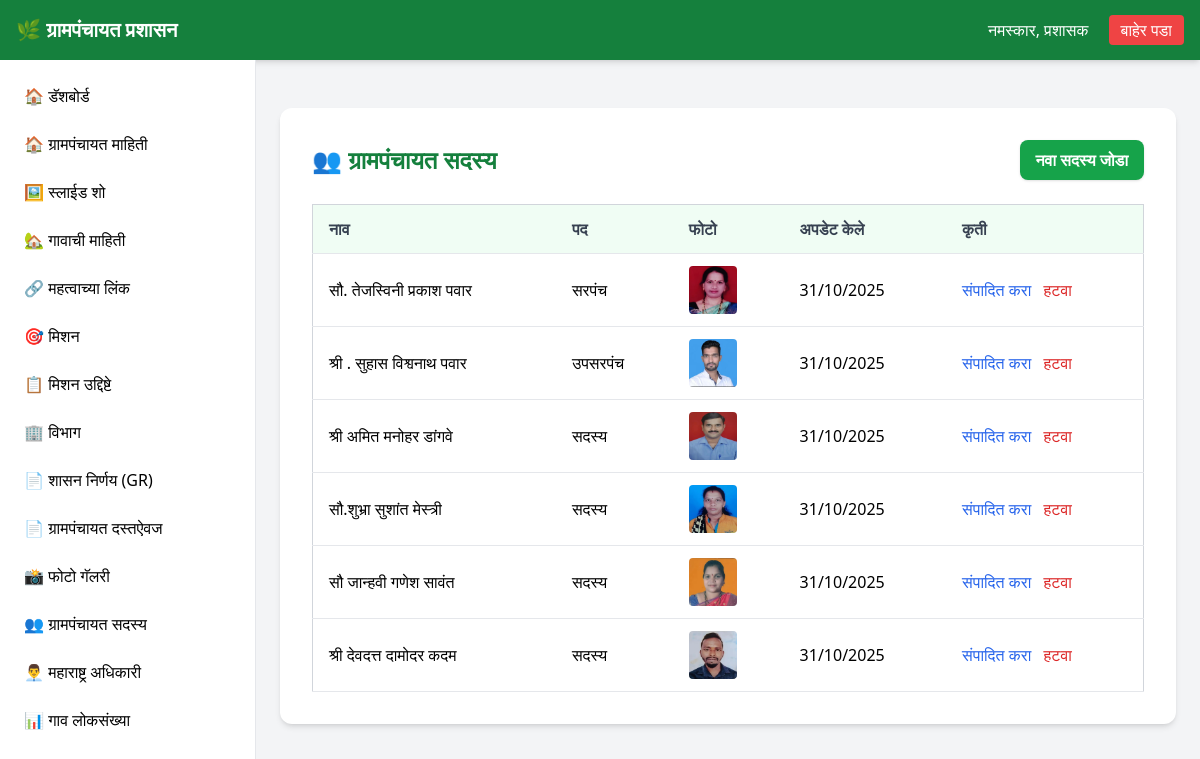
/dashboard/grampanchayat-bodies/ (signed in), run on the app's committed database.
### api/models.py (models this page shows, shortened)
class GrampanchayatBodies(models.Model):
    name = models.CharField(max_length=200, blank=True)
    position = models.CharField(max_length=200, blank=True)
    photo = models.ImageField(upload_to='bodies_photos/', blank=True)
    updated_at = models.DateTimeField(auto_now=True)

### api/views.py (the view)
# urls.py: path('dashboard/grampanchayat-bodies/', views.grampanchayat_bodies_list, name='grampanchayat-bodies-list'),
@login_required(login_url='/admin/login/')
def grampanchayat_bodies_list(request):
    grampanchayat_bodies = GrampanchayatBodies.objects.all()
    return render(request, 'dashboard/grampanchayat_bodies_list.html', {'grampanchayat_bodies': grampanchayat_bodies})

### api/templates/dashboard/grampanchayat_bodies_list.html (shortened to what this page needs)
{% extends 'dashboard/dashboard.html' %}
{% block content %}
<div class="max-w-6xl mx-auto bg-white p-8 mt-6 rounded-xl shadow-md">
    <div class="flex justify-between items-center mb-6">
        <h2 class="text-2xl font-bold text-green-700">
            👥 ग्रामपंचायत सदस्य
        </h2>
        <a href="{% url 'grampanchayat-bodies-create' %}" class="bg-green-600 hover:bg-green-700 text-white font-semibold px-4 py-2 rounded-lg shadow">
            नवा सदस्य जोडा
        </a>
    </div>
    {% if grampanchayat_bodies %}
        <div class="overflow-x-auto">
            <table class="min-w-full bg-white border border-gray-300">
                <thead class="bg-green-50">
                    <tr>
                        <th class="py-3 px-4 border-b text-left font-semibold text-gray-700">नाव</th>
                        <th class="py-3 px-4 border-b text-left font-semibold text-gray-700">पद</th>
                        <th class="py-3 px-4 border-b text-left font-semibold text-gray-700">फोटो</th>
                        <th class="py-3 px-4 border-b text-left font-semibold text-gray-700">अपडेट केले</th>
                        <th class="py-3 px-4 border-b text-left font-semibold text-gray-700">कृती</th>
                    </tr>
                </thead>
                <tbody>
                    {% for body in grampanchayat_bodies %}
                        <tr class="hover:bg-gray-50">
                            <td class="py-3 px-4 border-b">{{ body.name }}</td>
                            <td class="py-3 px-4 border-b">{{ body.position }}</td>
                            <td class="py-3 px-4 border-b">
                                {% if body.photo %}
                                    <img src="{{ body.photo.url }}" alt="{{ body.name }}" class="w-12 h-12 object-cover rounded">
                                {% else %}
                                    <span class="text-gray-500">नाही</span>
                                {% endif %}
                            </td>
                            <td class="py-3 px-4 border-b">{{ body.updated_at|date:"d/m/Y" }}</td>
                            <td class="py-3 px-4 border-b">
                                <a href="{% url 'grampanchayat-bodies-update' body.pk %}" class="text-blue-600 hover:text-blue-800 mr-2">संपादित करा</a>
                                <a href="{% url 'grampanchayat-bodies-delete' body.pk %}" class="text-red-600 hover:text-red-800">हटवा</a>
                            </td>
                        </tr>
                    {% endfor %}
                </tbody>
            </table>
        </div>
    {% else %}
        <p class="text-gray-600 text-center py-8">कोणतेही सदस्य आढळले नाहीत. <a href="{% url 'grampanchayat-bodies-create' %}" class="text-green-600 hover:text-green-700">नवा जोडा</a>.</p>
    {% endif %}
</div>
{% endblock %}

### api/templates/dashboard/dashboard.html (shortened to what this page needs)
<!DOCTYPE html>
<html lang="mr">
<head>
  <script src="https://cdn.tailwindcss.com"></script>
</head>
<body class="bg-gray-100 font-sans leading-normal tracking-normal">
  <nav class="bg-green-700 p-4 flex justify-between items-center text-white shadow-md">
    <h1 class="text-xl font-bold">🌿 ग्रामपंचायत प्रशासन</h1>
    <div>
      <span class="mr-4">नमस्कार, प्रशासक</span>
      <a href="{% url 'logout' %}" class="bg-red-500 hover:bg-red-600 px-3 py-1 rounded">बाहेर पडा</a>
    </div>
  </nav>
  <div class="flex min-h-screen">
    <aside class="w-64 bg-white border-r">
      <ul class="p-4 space-y-2">
        <li><a href="#" id="dashboard-link" class="block p-2 rounded hover:bg-green-100 font-medium">🏠 डॅशबोर्ड</a></li>
        <li><a href="/dashboard/about-gp" class="sidebar-link block p-2 rounded hover:bg-green-100 font-medium">🏠 ग्रामपंचायत माहिती</a></li>
        <li><a href="{% url 'slideshow-list' %}" class="sidebar-link block p-2 rounded hover:bg-green-100 font-medium">🖼️ स्लाईड शो</a></li>
        <li><a href="{% url 'about-village-list' %}" class="sidebar-link block p-2 rounded hover:bg-green-100 font-medium">🏡 गावाची माहिती</a></li>
        <li><a href="{% url 'important-links-list' %}" class="sidebar-link block p-2 rounded hover:bg-green-100 font-medium">🔗 महत्वाच्या लिंक</a></li>
        <li><a href="{% url 'mission-list' %}" class="sidebar-link block p-2 rounded hover:bg-green-100 font-medium">🎯 मिशन</a></li>
        <li><a href="{% url 'mission-objectives-list' %}" class="sidebar-link block p-2 rounded hover:bg-green-100 font-medium">📋 मिशन उद्दिष्टे</a></li>
        <li><a href="{% url 'department-list' %}" class="sidebar-link block p-2 rounded hover:bg-green-100 font-medium">🏢 विभाग</a></li>
        <li><a href="{% url 'government-gr-list' %}" class="sidebar-link block p-2 rounded hover:bg-green-100 font-medium">📄 शासन निर्णय (GR)</a></li>
        <li><a href="{% url 'gp-documents-list' %}" class="sidebar-link block p-2 rounded hover:bg-green-100 font-medium">📄 ग्रामपंचायत दस्तऐवज</a></li>
        <li><a href="{% url 'photo-gallery-list' %}" class="sidebar-link block p-2 rounded hover:bg-green-100 font-medium">📸 फोटो गॅलरी</a></li>
        <li><a href="{% url 'grampanchayat-bodies-list' %}" class="sidebar-link block p-2 rounded hover:bg-green-100 font-medium">👥 ग्रामपंचायत सदस्य</a></li>
        <li><a href="{% url 'maharastra-officers-list' %}" class="sidebar-link block p-2 rounded hover:bg-green-100 font-medium">👨‍💼 महाराष्ट्र अधिकारी</a></li>
        <li><a href="{% url 'torsole-village-population-list' %}" class="sidebar-link block p-2 rounded hover:bg-green-100 font-medium">📊 गाव लोकसंख्या</a></li>
      </ul>
    </aside>
    <main class="flex-1 p-6">
      <div id="main-content">
        {% block content %}{% endblock %}
      </div>
    </main>
  </div>
</body>
</html>

### data on the page
GrampanchayatBodies: name "सौ. तेजस्विनी प्रकाश पवार", position "सरपंच", photo (picture), updated_at "31/10/2025"
GrampanchayatBodies: name "श्री . सुहास विश्वनाथ पवार", position "उपसरपंच", photo (picture), updated_at "31/10/2025"
GrampanchayatBodies: name "श्री अमित मनोहर डांगवे", position "सदस्य", photo (picture), updated_at "31/10/2025"
GrampanchayatBodies: name "सौ.शुभ्रा सुशांत मेस्त्री", position "सदस्य", photo (picture), updated_at "31/10/2025"
GrampanchayatBodies: name "सौ जान्हवी गणेश सावंत", position "सदस्य", photo (picture), updated_at "31/10/2025"
GrampanchayatBodies: name "श्री देवदत्त दामोदर कदम", position "सदस्य", photo (picture), updated_at "31/10/2025"
